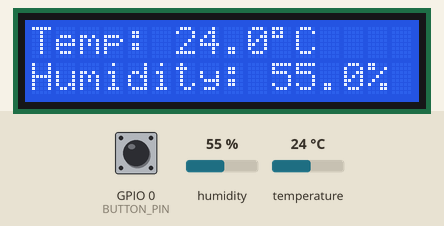
Bench run of a sketch on a simulated ESP8266 (NodeMCU). Parts: 16×2 character LCD. The inputs (shaded band) are chosen by the test bench; at power-on: humidity 55 %, temperature 24 °C, GPIO 0 (BUTTON_PIN) HIGH. WiFi joins after 1.5 s; servers stay silent unless stated; no MQTT or app messages arrive unless stated; what the sketch prints to the serial monitor is not drawn.

Above: at 6.8 s.
6.9 s: humidity set to 22 %
At 10.6 s:
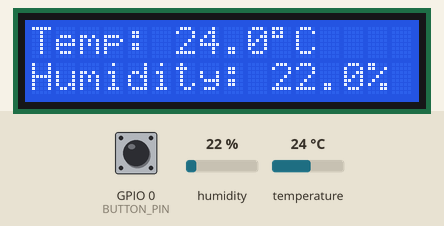
11.2 s: temperature set to 12 °C
At 14.9 s:
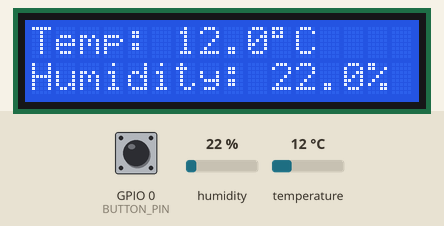
16.7 s: humidity set to 40 %
At 18.9 s:
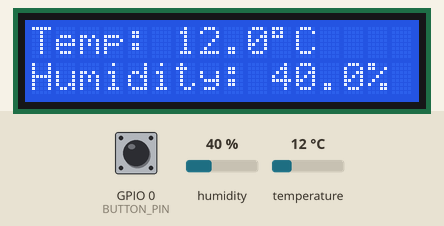
19.2 s: temperature set to 19 °C
At 22.2 s:
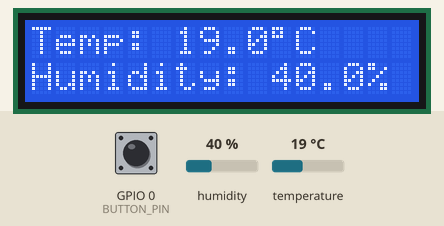
Timing chart, 0 to 23.7 s (numbered marks = the images above; inputs shaded):
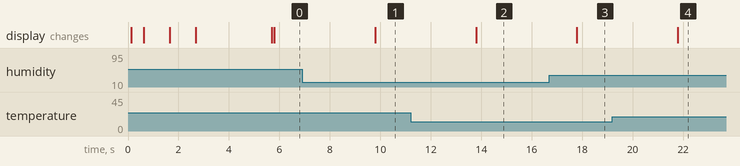

Measured:
- after the input at 6.9 s, the display: changes after 2.9 s (image 1)
- after the input at 11.2 s, the display: changes after 2.6 s (image 2)
- after the input at 16.7 s, the display: changes after 1.1 s (image 3)
- after the input at 19.2 s, the display: changes after 2.6 s (image 4)

The sketch:

esp8266_dht22_mqtt_lcd.ino
```cpp
#include <ESP8266WiFi.h>
#include <PubSubClient.h>
#include <ArduinoJson.h>
#include <DHT.h>
#include <Wire.h>
#include <LiquidCrystal_I2C.h>

// WiFi credentials
const char* ssid = "Tynoe Tapera";
const char* password = "Muteme3132@";

// MQTT Broker settings
const char* mqtt_server = "172.20.10.5";
const int mqtt_port = 1883;
const char* mqtt_user = "taperat";
const char* mqtt_password = "taperat3132";
const char* mqtt_client_id = "esp8266_dht22_sensor";
const char* mqtt_topic = "sensors/dht22/readings";
const char* mqtt_topic_lcd = "sensors/dht22/lcd";

// DHT22 sensor settings
#define DHTPIN 2      // GPIO2 (D4 on NodeMCU)
#define DHTTYPE DHT22 // DHT22 sensor

// I2C LCD settings
LiquidCrystal_I2C lcd(0x27, 16, 2); // LCD address 0x27, 16x2

// Button settings
#define BUTTON_PIN 0 // GPIO0 (D3)
bool lastButtonState = HIGH;
unsigned long lastDebounceTime = 0;
const unsigned long debounceDelay = 50;

// Timers
const long interval = 30000;
unsigned long previousMillis = 0;

const long lcdInterval = 2000;
unsigned long previousLcdMillis = 0;

// Display mode
int displayMode = 0;
String customMessage = "";

// DHT and MQTT
DHT dht(DHTPIN, DHTTYPE);
WiFiClient espClient;
PubSubClient client(espClient);

void setup() {
  Serial.begin(115200);
  Serial.println("DHT22 + ESP8266 MQTT Temperature & Humidity Monitor with LCD");

  Wire.begin(4, 5); // SDA = D2, SCL = D1
  lcd.init();
  lcd.backlight();
  lcd.clear();
  lcd.setCursor(0, 0);
  lcd.print("Initializing...");

  dht.begin();

  pinMode(BUTTON_PIN, INPUT_PULLUP); // Enable internal pull-up

  setup_wifi();

  client.setServer(mqtt_server, mqtt_port);
  client.setCallback(callback);

  lcd.clear();
  lcd.setCursor(0, 0);
  lcd.print("IP Address:");
  lcd.setCursor(0, 1);
  lcd.print(WiFi.localIP().toString());
  delay(3000);
}

void setup_wifi() {
  delay(10);
  Serial.println();
  Serial.print("Connecting to ");
  Serial.println(ssid);

  lcd.clear();
  lcd.setCursor(0, 0);
  lcd.print("Connecting to");
  lcd.setCursor(0, 1);
  lcd.print(ssid);

  WiFi.begin(ssid, password);

  while (WiFi.status() != WL_CONNECTED) {
    delay(500);
    Serial.print(".");
    lcd.setCursor(15, 1);
    static int dots = 0;
    dots = (dots + 1) % 4;
    for (int i = 0; i < dots; i++) {
      lcd.print(".");
    }
    lcd.print("   ");
  }

  Serial.println("");
  Serial.println("WiFi connected");
  Serial.println("IP address: ");
  Serial.println(WiFi.localIP());

  lcd.clear();
  lcd.setCursor(0, 0);
  lcd.print("WiFi connected!");
  delay(1000);
}

void callback(char* topic, byte* payload, unsigned int length) {
  Serial.print("Message arrived [");
  Serial.print(topic);
  Serial.print("] ");

  String message;
  for (int i = 0; i < length; i++) {
    message += (char)payload[i];
  }
  Serial.println(message);

  if (String(topic) == mqtt_topic_lcd) {
    StaticJsonDocument<200> doc;
    DeserializationError error = deserializeJson(doc, message);

    if (!error) {
      if (doc.containsKey("mode")) {
        displayMode = doc["mode"];
      }

      if (doc.containsKey("message")) {
        customMessage = doc["message"].as<String>();
        if (displayMode == 2) {
          lcd.clear();
          lcd.setCursor(0, 0);

          int pipePos = customMessage.indexOf('|');
          if (pipePos > -1) {
            String line1 = customMessage.substring(0, pipePos);
            String line2 = customMessage.substring(pipePos + 1);
            lcd.print(line1);
            lcd.setCursor(0, 1);
            lcd.print(line2);
          } else {
            lcd.print(customMessage);
          }
        }
      }

      if (doc.containsKey("backlight")) {
        bool backlight = doc["backlight"];
        if (backlight) {
          lcd.backlight();
        } else {
          lcd.noBacklight();
        }
      }
    }
  }
}

void reconnect() {
  while (!client.connected()) {
    Serial.print("Attempting MQTT connection...");
    lcd.clear();
    lcd.setCursor(0, 0);
    lcd.print("Connecting MQTT");

    if (client.connect(mqtt_client_id, mqtt_user, mqtt_password)) {
      Serial.println("connected");
      lcd.setCursor(0, 1);
      lcd.print("Connected!");
      client.subscribe(mqtt_topic_lcd);
    } else {
      Serial.print("failed, rc=");
      Serial.print(client.state());
      Serial.println(" try again in 5 seconds");
      lcd.setCursor(0, 1);
      lcd.print("Failed! Retry...");
      delay(5000);
    }
  }
}

void updateLCD(float temperature, float humidity) {
  switch (displayMode) {
    case 0:
      lcd.clear();
      lcd.setCursor(0, 0);
      lcd.print("Temp: ");
      lcd.print(temperature, 1);
      lcd.print((char)223);
      lcd.print("C");

      lcd.setCursor(0, 1);
      lcd.print("Humidity: ");
      lcd.print(humidity, 1);
      lcd.print("%");
      break;

    case 1:
      lcd.clear();
      lcd.setCursor(0, 0);
      lcd.print("IP Address:");
      lcd.setCursor(0, 1);
      lcd.print(WiFi.localIP().toString());
      break;

    case 2:
      // Custom message shown on arrival
      break;
  }
}

void checkButton() {
  bool reading = digitalRead(BUTTON_PIN);

  if (reading != lastButtonState) {
    lastDebounceTime = millis();
  }

  if ((millis() - lastDebounceTime) > debounceDelay) {
    if (reading == LOW && lastButtonState == HIGH) {
      // Button pressed, toggle display mode
      displayMode = (displayMode + 1) % 3;
      lcd.clear();
      Serial.print("Display mode changed to ");
      Serial.println(displayMode);
    }
  }

  lastButtonState = reading;
}

void loop() {
  if (!client.connected()) {
    reconnect();
  }
  client.loop();

  checkButton();

  unsigned long currentMillis = millis();

  if (currentMillis - previousMillis >= interval) {
    previousMillis = currentMillis;

    float humidity = dht.readHumidity();
    float temperature = dht.readTemperature();

    if (isnan(humidity) || isnan(temperature)) {
      Serial.println("Failed to read from DHT sensor!");
      lcd.clear();
      lcd.setCursor(0, 0);
      lcd.print("Sensor Error!");
      return;
    }

    Serial.print("Temperature: ");
    Serial.print(temperature);
    Serial.print(" °C, Humidity: ");
    Serial.print(humidity);
    Serial.println(" %");

    StaticJsonDocument<200> doc;
    doc["device_id"] = mqtt_client_id;
    doc["temperature"] = temperature;
    doc["humidity"] = humidity;
    doc["timestamp"] = millis();

    char buffer[256];
    size_t n = serializeJson(doc, buffer);

    if (client.publish(mqtt_topic, buffer, n)) {
      Serial.println("Data published to MQTT successfully");
    } else {
      Serial.println("Failed to publish data to MQTT");
    }

    updateLCD(temperature, humidity);
  }

  if (displayMode == 0 && currentMillis - previousLcdMillis >= lcdInterval) {
    previousLcdMillis = currentMillis;

    float humidity = dht.readHumidity();
    float temperature = dht.readTemperature();

    if (!isnan(humidity) && !isnan(temperature)) {
      updateLCD(temperature, humidity);
    }
  }
}
```
